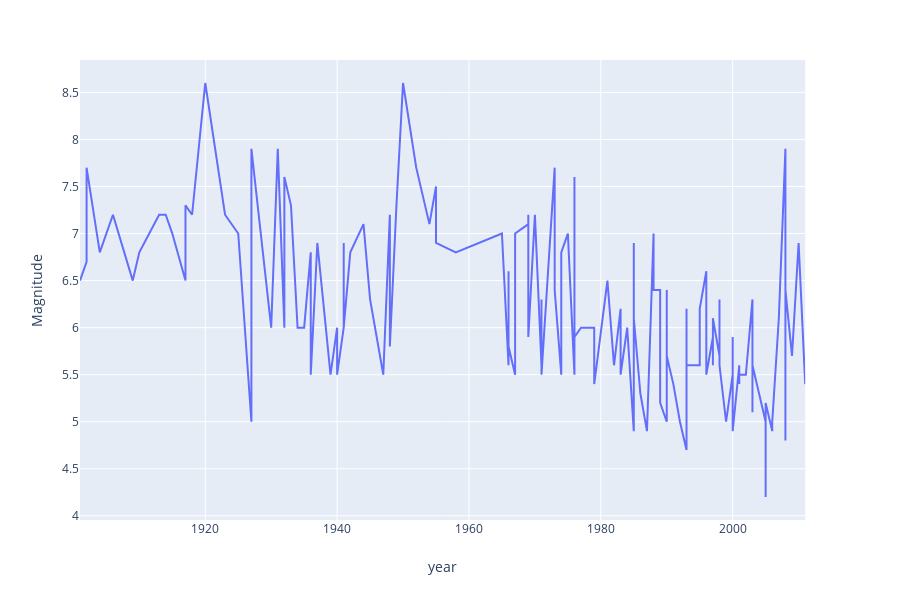

The cell this chart's notebook holds for it:
### Code cell
px.line(China, x='year', y='Magnitude', hover_data=['highest_death'])

### Figure 1 — Plotly figure (JSON) as saved in the notebook; plotly's stock layout.template omitted (floating-point values rounded to 4 significant figures; data arrays with more than 128 entries replaced by an {"elided": "..."} marker saying what was removed)
{"data": [{"customdata": {"elided": "166x1 int values"}, "hoverlabel": {"namelength": 0}, "hovertemplate": "year=%{x}<br>Magnitude=%{y}<br>highest_death=%{customdata[0]}", "legendgroup": "", "line": {"color": "#636efa", "dash": "solid"}, "mode": "lines", "name": "", "showlegend": false, "type": "scatter", "x": {"elided": "166 int values"}, "xaxis": "x", "y": {"elided": "166 float values"}, "yaxis": "y"}], "layout": {"height": 600, "legend": {"tracegroupgap": 0}, "margin": {"t": 60}, "xaxis": {"anchor": "y", "domain": [0, 0.98], "title": {"text": "year"}}, "yaxis": {"anchor": "x", "domain": [0, 1], "title": {"text": "Magnitude"}}}}
